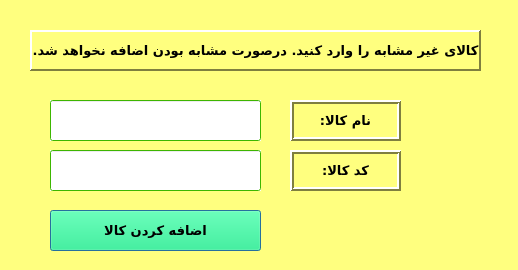
<?xml version="1.0" encoding="UTF-8"?>
<ui version="4.0">
 <class>Dialog</class>
 <widget class="QDialog" name="Dialog">
  <property name="geometry">
   <rect>
    <x>0</x>
    <y>0</y>
    <width>518</width>
    <height>270</height>
   </rect>
  </property>
  <property name="minimumSize">
   <size>
    <width>518</width>
    <height>270</height>
   </size>
  </property>
  <property name="maximumSize">
   <size>
    <width>518</width>
    <height>270</height>
   </size>
  </property>
  <property name="palette">
   <palette>
    <active>
     <colorrole role="WindowText">
      <brush brushstyle="SolidPattern">
       <color alpha="255">
        <red>0</red>
        <green>0</green>
        <blue>0</blue>
       </color>
      </brush>
     </colorrole>
     <colorrole role="Button">
      <brush brushstyle="SolidPattern">
       <color alpha="255">
        <red>255</red>
        <green>255</green>
        <blue>127</blue>
       </color>
      </brush>
     </colorrole>
     <colorrole role="Light">
      <brush brushstyle="SolidPattern">
       <color alpha="255">
        <red>255</red>
        <green>255</green>
        <blue>255</blue>
       </color>
      </brush>
     </colorrole>
     <colorrole role="Midlight">
      <brush brushstyle="SolidPattern">
       <color alpha="255">
        <red>255</red>
        <green>255</green>
        <blue>191</blue>
       </color>
      </brush>
     </colorrole>
     <colorrole role="Dark">
      <brush brushstyle="SolidPattern">
       <color alpha="255">
        <red>127</red>
        <green>127</green>
        <blue>63</blue>
       </color>
      </brush>
     </colorrole>
     <colorrole role="Mid">
      <brush brushstyle="SolidPattern">
       <color alpha="255">
        <red>170</red>
        <green>170</green>
        <blue>84</blue>
       </color>
      </brush>
     </colorrole>
     <colorrole role="Text">
      <brush brushstyle="SolidPattern">
       <color alpha="255">
        <red>0</red>
        <green>0</green>
        <blue>0</blue>
       </color>
      </brush>
     </colorrole>
     <colorrole role="BrightText">
      <brush brushstyle="SolidPattern">
       <color alpha="255">
        <red>255</red>
        <green>255</green>
        <blue>255</blue>
       </color>
      </brush>
     </colorrole>
     <colorrole role="ButtonText">
      <brush brushstyle="SolidPattern">
       <color alpha="255">
        <red>0</red>
        <green>0</green>
        <blue>0</blue>
       </color>
      </brush>
     </colorrole>
     <colorrole role="Base">
      <brush brushstyle="SolidPattern">
       <color alpha="255">
        <red>255</red>
        <green>255</green>
        <blue>255</blue>
       </color>
      </brush>
     </colorrole>
     <colorrole role="Window">
      <brush brushstyle="SolidPattern">
       <color alpha="255">
        <red>255</red>
        <green>255</green>
        <blue>127</blue>
       </color>
      </brush>
     </colorrole>
     <colorrole role="Shadow">
      <brush brushstyle="SolidPattern">
       <color alpha="255">
        <red>0</red>
        <green>0</green>
        <blue>0</blue>
       </color>
      </brush>
     </colorrole>
     <colorrole role="AlternateBase">
      <brush brushstyle="SolidPattern">
       <color alpha="255">
        <red>255</red>
        <green>255</green>
        <blue>191</blue>
       </color>
      </brush>
     </colorrole>
     <colorrole role="ToolTipBase">
      <brush brushstyle="SolidPattern">
       <color alpha="255">
        <red>255</red>
        <green>255</green>
        <blue>220</blue>
       </color>
      </brush>
     </colorrole>
     <colorrole role="ToolTipText">
      <brush brushstyle="SolidPattern">
       <color alpha="255">
        <red>0</red>
        <green>0</green>
        <blue>0</blue>
       </color>
      </brush>
     </colorrole>
    </active>
    <inactive>
     <colorrole role="WindowText">
      <brush brushstyle="SolidPattern">
       <color alpha="255">
        <red>0</red>
        <green>0</green>
        <blue>0</blue>
       </color>
      </brush>
     </colorrole>
     <colorrole role="Button">
      <brush brushstyle="SolidPattern">
       <color alpha="255">
        <red>255</red>
        <green>255</green>
        <blue>127</blue>
       </color>
      </brush>
     </colorrole>
     <colorrole role="Light">
      <brush brushstyle="SolidPattern">
       <color alpha="255">
        <red>255</red>
        <green>255</green>
        <blue>255</blue>
       </color>
      </brush>
     </colorrole>
     <colorrole role="Midlight">
      <brush brushstyle="SolidPattern">
       <color alpha="255">
        <red>255</red>
        <green>255</green>
        <blue>191</blue>
       </color>
      </brush>
     </colorrole>
     <colorrole role="Dark">
      <brush brushstyle="SolidPattern">
       <color alpha="255">
        <red>127</red>
        <green>127</green>
        <blue>63</blue>
       </color>
      </brush>
     </colorrole>
     <colorrole role="Mid">
      <brush brushstyle="SolidPattern">
       <color alpha="255">
        <red>170</red>
        <green>170</green>
        <blue>84</blue>
       </color>
      </brush>
     </colorrole>
     <colorrole role="Text">
      <brush brushstyle="SolidPattern">
       <color alpha="255">
        <red>0</red>
        <green>0</green>
        <blue>0</blue>
       </color>
      </brush>
     </colorrole>
     <colorrole role="BrightText">
      <brush brushstyle="SolidPattern">
       <color alpha="255">
        <red>255</red>
        <green>255</green>
        <blue>255</blue>
       </color>
      </brush>
     </colorrole>
     <colorrole role="ButtonText">
      <brush brushstyle="SolidPattern">
       <color alpha="255">
        <red>0</red>
        <green>0</green>
        <blue>0</blue>
       </color>
      </brush>
     </colorrole>
     <colorrole role="Base">
      <brush brushstyle="SolidPattern">
       <color alpha="255">
        <red>255</red>
        <green>255</green>
        <blue>255</blue>
       </color>
      </brush>
     </colorrole>
     <colorrole role="Window">
      <brush brushstyle="SolidPattern">
       <color alpha="255">
        <red>255</red>
        <green>255</green>
        <blue>127</blue>
       </color>
      </brush>
     </colorrole>
     <colorrole role="Shadow">
      <brush brushstyle="SolidPattern">
       <color alpha="255">
        <red>0</red>
        <green>0</green>
        <blue>0</blue>
       </color>
      </brush>
     </colorrole>
     <colorrole role="AlternateBase">
      <brush brushstyle="SolidPattern">
       <color alpha="255">
        <red>255</red>
        <green>255</green>
        <blue>191</blue>
       </color>
      </brush>
     </colorrole>
     <colorrole role="ToolTipBase">
      <brush brushstyle="SolidPattern">
       <color alpha="255">
        <red>255</red>
        <green>255</green>
        <blue>220</blue>
       </color>
      </brush>
     </colorrole>
     <colorrole role="ToolTipText">
      <brush brushstyle="SolidPattern">
       <color alpha="255">
        <red>0</red>
        <green>0</green>
        <blue>0</blue>
       </color>
      </brush>
     </colorrole>
    </inactive>
    <disabled>
     <colorrole role="WindowText">
      <brush brushstyle="SolidPattern">
       <color alpha="255">
        <red>127</red>
        <green>127</green>
        <blue>63</blue>
       </color>
      </brush>
     </colorrole>
     <colorrole role="Button">
      <brush brushstyle="SolidPattern">
       <color alpha="255">
        <red>255</red>
        <green>255</green>
        <blue>127</blue>
       </color>
      </brush>
     </colorrole>
     <colorrole role="Light">
      <brush brushstyle="SolidPattern">
       <color alpha="255">
        <red>255</red>
        <green>255</green>
        <blue>255</blue>
       </color>
      </brush>
     </colorrole>
     <colorrole role="Midlight">
      <brush brushstyle="SolidPattern">
       <color alpha="255">
        <red>255</red>
        <green>255</green>
        <blue>191</blue>
       </color>
      </brush>
     </colorrole>
     <colorrole role="Dark">
      <brush brushstyle="SolidPattern">
       <color alpha="255">
        <red>127</red>
        <green>127</green>
        <blue>63</blue>
       </color>
      </brush>
     </colorrole>
     <colorrole role="Mid">
      <brush brushstyle="SolidPattern">
       <color alpha="255">
        <red>170</red>
        <green>170</green>
        <blue>84</blue>
       </color>
      </brush>
     </colorrole>
     <colorrole role="Text">
      <brush brushstyle="SolidPattern">
       <color alpha="255">
        <red>127</red>
        <green>127</green>
        <blue>63</blue>
       </color>
      </brush>
     </colorrole>
     <colorrole role="BrightText">
      <brush brushstyle="SolidPattern">
       <color alpha="255">
        <red>255</red>
        <green>255</green>
        <blue>255</blue>
       </color>
      </brush>
     </colorrole>
     <colorrole role="ButtonText">
      <brush brushstyle="SolidPattern">
       <color alpha="255">
        <red>127</red>
        <green>127</green>
        <blue>63</blue>
       </color>
      </brush>
     </colorrole>
     <colorrole role="Base">
      <brush brushstyle="SolidPattern">
       <color alpha="255">
        <red>255</red>
        <green>255</green>
        <blue>127</blue>
       </color>
      </brush>
     </colorrole>
     <colorrole role="Window">
      <brush brushstyle="SolidPattern">
       <color alpha="255">
        <red>255</red>
        <green>255</green>
        <blue>127</blue>
       </color>
      </brush>
     </colorrole>
     <colorrole role="Shadow">
      <brush brushstyle="SolidPattern">
       <color alpha="255">
        <red>0</red>
        <green>0</green>
        <blue>0</blue>
       </color>
      </brush>
     </colorrole>
     <colorrole role="AlternateBase">
      <brush brushstyle="SolidPattern">
       <color alpha="255">
        <red>255</red>
        <green>255</green>
        <blue>127</blue>
       </color>
      </brush>
     </colorrole>
     <colorrole role="ToolTipBase">
      <brush brushstyle="SolidPattern">
       <color alpha="255">
        <red>255</red>
        <green>255</green>
        <blue>220</blue>
       </color>
      </brush>
     </colorrole>
     <colorrole role="ToolTipText">
      <brush brushstyle="SolidPattern">
       <color alpha="255">
        <red>0</red>
        <green>0</green>
        <blue>0</blue>
       </color>
      </brush>
     </colorrole>
    </disabled>
   </palette>
  </property>
  <property name="windowTitle">
   <string>محصول جدید</string>
  </property>
  <widget class="QLabel" name="label">
   <property name="geometry">
    <rect>
     <x>30</x>
     <y>30</y>
     <width>451</width>
     <height>41</height>
    </rect>
   </property>
   <property name="font">
    <font>
     <family>B Traffic</family>
     <pointsize>10</pointsize>
     <weight>75</weight>
     <bold>true</bold>
    </font>
   </property>
   <property name="frameShape">
    <enum>QFrame::Panel</enum>
   </property>
   <property name="frameShadow">
    <enum>QFrame::Raised</enum>
   </property>
   <property name="lineWidth">
    <number>2</number>
   </property>
   <property name="text">
    <string>کالای غیر مشابه را وارد کنید. درصورت مشابه بودن اضافه نخواهد شد.</string>
   </property>
   <property name="alignment">
    <set>Qt::AlignCenter</set>
   </property>
  </widget>
  <widget class="QLineEdit" name="lineEdit">
   <property name="geometry">
    <rect>
     <x>50</x>
     <y>100</y>
     <width>211</width>
     <height>41</height>
    </rect>
   </property>
   <property name="palette">
    <palette>
     <active>
      <colorrole role="WindowText">
       <brush brushstyle="SolidPattern">
        <color alpha="255">
         <red>0</red>
         <green>0</green>
         <blue>0</blue>
        </color>
       </brush>
      </colorrole>
      <colorrole role="Button">
       <brush brushstyle="SolidPattern">
        <color alpha="255">
         <red>85</red>
         <green>255</green>
         <blue>0</blue>
        </color>
       </brush>
      </colorrole>
      <colorrole role="Light">
       <brush brushstyle="SolidPattern">
        <color alpha="255">
         <red>170</red>
         <green>255</green>
         <blue>127</blue>
        </color>
       </brush>
      </colorrole>
      <colorrole role="Midlight">
       <brush brushstyle="SolidPattern">
        <color alpha="255">
         <red>127</red>
         <green>255</green>
         <blue>63</blue>
        </color>
       </brush>
      </colorrole>
      <colorrole role="Dark">
       <brush brushstyle="SolidPattern">
        <color alpha="255">
         <red>42</red>
         <green>127</green>
         <blue>0</blue>
        </color>
       </brush>
      </colorrole>
      <colorrole role="Mid">
       <brush brushstyle="SolidPattern">
        <color alpha="255">
         <red>56</red>
         <green>170</green>
         <blue>0</blue>
        </color>
       </brush>
      </colorrole>
      <colorrole role="Text">
       <brush brushstyle="SolidPattern">
        <color alpha="255">
         <red>0</red>
         <green>0</green>
         <blue>0</blue>
        </color>
       </brush>
      </colorrole>
      <colorrole role="BrightText">
       <brush brushstyle="SolidPattern">
        <color alpha="255">
         <red>255</red>
         <green>255</green>
         <blue>255</blue>
        </color>
       </brush>
      </colorrole>
      <colorrole role="ButtonText">
       <brush brushstyle="SolidPattern">
        <color alpha="255">
         <red>0</red>
         <green>0</green>
         <blue>0</blue>
        </color>
       </brush>
      </colorrole>
      <colorrole role="Base">
       <brush brushstyle="SolidPattern">
        <color alpha="255">
         <red>255</red>
         <green>255</green>
         <blue>255</blue>
        </color>
       </brush>
      </colorrole>
      <colorrole role="Window">
       <brush brushstyle="SolidPattern">
        <color alpha="255">
         <red>85</red>
         <green>255</green>
         <blue>0</blue>
        </color>
       </brush>
      </colorrole>
      <colorrole role="Shadow">
       <brush brushstyle="SolidPattern">
        <color alpha="255">
         <red>0</red>
         <green>0</green>
         <blue>0</blue>
        </color>
       </brush>
      </colorrole>
      <colorrole role="AlternateBase">
       <brush brushstyle="SolidPattern">
        <color alpha="255">
         <red>170</red>
         <green>255</green>
         <blue>127</blue>
        </color>
       </brush>
      </colorrole>
      <colorrole role="ToolTipBase">
       <brush brushstyle="SolidPattern">
        <color alpha="255">
         <red>255</red>
         <green>255</green>
         <blue>220</blue>
        </color>
       </brush>
      </colorrole>
      <colorrole role="ToolTipText">
       <brush brushstyle="SolidPattern">
        <color alpha="255">
         <red>0</red>
         <green>0</green>
         <blue>0</blue>
        </color>
       </brush>
      </colorrole>
     </active>
     <inactive>
      <colorrole role="WindowText">
       <brush brushstyle="SolidPattern">
        <color alpha="255">
         <red>0</red>
         <green>0</green>
         <blue>0</blue>
        </color>
       </brush>
      </colorrole>
      <colorrole role="Button">
       <brush brushstyle="SolidPattern">
        <color alpha="255">
         <red>85</red>
         <green>255</green>
         <blue>0</blue>
        </color>
       </brush>
      </colorrole>
      <colorrole role="Light">
       <brush brushstyle="SolidPattern">
        <color alpha="255">
         <red>170</red>
         <green>255</green>
         <blue>127</blue>
        </color>
       </brush>
      </colorrole>
      <colorrole role="Midlight">
       <brush brushstyle="SolidPattern">
        <color alpha="255">
         <red>127</red>
         <green>255</green>
         <blue>63</blue>
        </color>
       </brush>
      </colorrole>
      <colorrole role="Dark">
       <brush brushstyle="SolidPattern">
        <color alpha="255">
         <red>42</red>
         <green>127</green>
         <blue>0</blue>
        </color>
       </brush>
      </colorrole>
      <colorrole role="Mid">
       <brush brushstyle="SolidPattern">
        <color alpha="255">
         <red>56</red>
         <green>170</green>
         <blue>0</blue>
        </color>
       </brush>
      </colorrole>
      <colorrole role="Text">
       <brush brushstyle="SolidPattern">
        <color alpha="255">
         <red>0</red>
         <green>0</green>
         <blue>0</blue>
        </color>
       </brush>
      </colorrole>
      <colorrole role="BrightText">
       <brush brushstyle="SolidPattern">
        <color alpha="255">
         <red>255</red>
         <green>255</green>
         <blue>255</blue>
        </color>
       </brush>
      </colorrole>
      <colorrole role="ButtonText">
       <brush brushstyle="SolidPattern">
        <color alpha="255">
         <red>0</red>
         <green>0</green>
         <blue>0</blue>
        </color>
       </brush>
      </colorrole>
      <colorrole role="Base">
       <brush brushstyle="SolidPattern">
        <color alpha="255">
         <red>255</red>
         <green>255</green>
         <blue>255</blue>
        </color>
       </brush>
      </colorrole>
      <colorrole role="Window">
       <brush brushstyle="SolidPattern">
        <color alpha="255">
         <red>85</red>
         <green>255</green>
         <blue>0</blue>
        </color>
       </brush>
      </colorrole>
      <colorrole role="Shadow">
       <brush brushstyle="SolidPattern">
        <color alpha="255">
         <red>0</red>
         <green>0</green>
         <blue>0</blue>
        </color>
       </brush>
      </colorrole>
      <colorrole role="AlternateBase">
       <brush brushstyle="SolidPattern">
        <color alpha="255">
         <red>170</red>
         <green>255</green>
         <blue>127</blue>
        </color>
       </brush>
      </colorrole>
      <colorrole role="ToolTipBase">
       <brush brushstyle="SolidPattern">
        <color alpha="255">
         <red>255</red>
         <green>255</green>
         <blue>220</blue>
        </color>
       </brush>
      </colorrole>
      <colorrole role="ToolTipText">
       <brush brushstyle="SolidPattern">
        <color alpha="255">
         <red>0</red>
         <green>0</green>
         <blue>0</blue>
        </color>
       </brush>
      </colorrole>
     </inactive>
     <disabled>
      <colorrole role="WindowText">
       <brush brushstyle="SolidPattern">
        <color alpha="255">
         <red>42</red>
         <green>127</green>
         <blue>0</blue>
        </color>
       </brush>
      </colorrole>
      <colorrole role="Button">
       <brush brushstyle="SolidPattern">
        <color alpha="255">
         <red>85</red>
         <green>255</green>
         <blue>0</blue>
        </color>
       </brush>
      </colorrole>
      <colorrole role="Light">
       <brush brushstyle="SolidPattern">
        <color alpha="255">
         <red>170</red>
         <green>255</green>
         <blue>127</blue>
        </color>
       </brush>
      </colorrole>
      <colorrole role="Midlight">
       <brush brushstyle="SolidPattern">
        <color alpha="255">
         <red>127</red>
         <green>255</green>
         <blue>63</blue>
        </color>
       </brush>
      </colorrole>
      <colorrole role="Dark">
       <brush brushstyle="SolidPattern">
        <color alpha="255">
         <red>42</red>
         <green>127</green>
         <blue>0</blue>
        </color>
       </brush>
      </colorrole>
      <colorrole role="Mid">
       <brush brushstyle="SolidPattern">
        <color alpha="255">
         <red>56</red>
         <green>170</green>
         <blue>0</blue>
        </color>
       </brush>
      </colorrole>
      <colorrole role="Text">
       <brush brushstyle="SolidPattern">
        <color alpha="255">
         <red>42</red>
         <green>127</green>
         <blue>0</blue>
        </color>
       </brush>
      </colorrole>
      <colorrole role="BrightText">
       <brush brushstyle="SolidPattern">
        <color alpha="255">
         <red>255</red>
         <green>255</green>
         <blue>255</blue>
        </color>
       </brush>
      </colorrole>
      <colorrole role="ButtonText">
       <brush brushstyle="SolidPattern">
        <color alpha="255">
         <red>42</red>
         <green>127</green>
         <blue>0</blue>
        </color>
       </brush>
      </colorrole>
      <colorrole role="Base">
       <brush brushstyle="SolidPattern">
        <color alpha="255">
         <red>85</red>
         <green>255</green>
         <blue>0</blue>
        </color>
       </brush>
      </colorrole>
      <colorrole role="Window">
       <brush brushstyle="SolidPattern">
        <color alpha="255">
         <red>85</red>
         <green>255</green>
         <blue>0</blue>
        </color>
       </brush>
      </colorrole>
      <colorrole role="Shadow">
       <brush brushstyle="SolidPattern">
        <color alpha="255">
         <red>0</red>
         <green>0</green>
         <blue>0</blue>
        </color>
       </brush>
      </colorrole>
      <colorrole role="AlternateBase">
       <brush brushstyle="SolidPattern">
        <color alpha="255">
         <red>85</red>
         <green>255</green>
         <blue>0</blue>
        </color>
       </brush>
      </colorrole>
      <colorrole role="ToolTipBase">
       <brush brushstyle="SolidPattern">
        <color alpha="255">
         <red>255</red>
         <green>255</green>
         <blue>220</blue>
        </color>
       </brush>
      </colorrole>
      <colorrole role="ToolTipText">
       <brush brushstyle="SolidPattern">
        <color alpha="255">
         <red>0</red>
         <green>0</green>
         <blue>0</blue>
        </color>
       </brush>
      </colorrole>
     </disabled>
    </palette>
   </property>
   <property name="font">
    <font>
     <family>B Traffic</family>
     <pointsize>10</pointsize>
    </font>
   </property>
   <property name="layoutDirection">
    <enum>Qt::RightToLeft</enum>
   </property>
   <property name="autoFillBackground">
    <bool>true</bool>
   </property>
  </widget>
  <widget class="QLineEdit" name="lineEdit_2">
   <property name="geometry">
    <rect>
     <x>50</x>
     <y>150</y>
     <width>211</width>
     <height>41</height>
    </rect>
   </property>
   <property name="palette">
    <palette>
     <active>
      <colorrole role="WindowText">
       <brush brushstyle="SolidPattern">
        <color alpha="255">
         <red>0</red>
         <green>0</green>
         <blue>0</blue>
        </color>
       </brush>
      </colorrole>
      <colorrole role="Button">
       <brush brushstyle="SolidPattern">
        <color alpha="255">
         <red>85</red>
         <green>255</green>
         <blue>0</blue>
        </color>
       </brush>
      </colorrole>
      <colorrole role="Light">
       <brush brushstyle="SolidPattern">
        <color alpha="255">
         <red>170</red>
         <green>255</green>
         <blue>127</blue>
        </color>
       </brush>
      </colorrole>
      <colorrole role="Midlight">
       <brush brushstyle="SolidPattern">
        <color alpha="255">
         <red>127</red>
         <green>255</green>
         <blue>63</blue>
        </color>
       </brush>
      </colorrole>
      <colorrole role="Dark">
       <brush brushstyle="SolidPattern">
        <color alpha="255">
         <red>42</red>
         <green>127</green>
         <blue>0</blue>
        </color>
       </brush>
      </colorrole>
      <colorrole role="Mid">
       <brush brushstyle="SolidPattern">
        <color alpha="255">
         <red>56</red>
         <green>170</green>
         <blue>0</blue>
        </color>
       </brush>
      </colorrole>
      <colorrole role="Text">
       <brush brushstyle="SolidPattern">
        <color alpha="255">
         <red>0</red>
         <green>0</green>
         <blue>0</blue>
        </color>
       </brush>
      </colorrole>
      <colorrole role="BrightText">
       <brush brushstyle="SolidPattern">
        <color alpha="255">
         <red>255</red>
         <green>255</green>
         <blue>255</blue>
        </color>
       </brush>
      </colorrole>
      <colorrole role="ButtonText">
       <brush brushstyle="SolidPattern">
        <color alpha="255">
         <red>0</red>
         <green>0</green>
         <blue>0</blue>
        </color>
       </brush>
      </colorrole>
      <colorrole role="Base">
       <brush brushstyle="SolidPattern">
        <color alpha="255">
         <red>255</red>
         <green>255</green>
         <blue>255</blue>
        </color>
       </brush>
      </colorrole>
      <colorrole role="Window">
       <brush brushstyle="SolidPattern">
        <color alpha="255">
         <red>85</red>
         <green>255</green>
         <blue>0</blue>
        </color>
       </brush>
      </colorrole>
      <colorrole role="Shadow">
       <brush brushstyle="SolidPattern">
        <color alpha="255">
         <red>0</red>
         <green>0</green>
         <blue>0</blue>
        </color>
       </brush>
      </colorrole>
      <colorrole role="AlternateBase">
       <brush brushstyle="SolidPattern">
        <color alpha="255">
         <red>170</red>
         <green>255</green>
         <blue>127</blue>
        </color>
       </brush>
      </colorrole>
      <colorrole role="ToolTipBase">
       <brush brushstyle="SolidPattern">
        <color alpha="255">
         <red>255</red>
         <green>255</green>
         <blue>220</blue>
        </color>
       </brush>
      </colorrole>
      <colorrole role="ToolTipText">
       <brush brushstyle="SolidPattern">
        <color alpha="255">
         <red>0</red>
         <green>0</green>
         <blue>0</blue>
        </color>
       </brush>
      </colorrole>
     </active>
     <inactive>
      <colorrole role="WindowText">
       <brush brushstyle="SolidPattern">
        <color alpha="255">
         <red>0</red>
         <green>0</green>
         <blue>0</blue>
        </color>
       </brush>
      </colorrole>
      <colorrole role="Button">
       <brush brushstyle="SolidPattern">
        <color alpha="255">
         <red>85</red>
         <green>255</green>
         <blue>0</blue>
        </color>
       </brush>
      </colorrole>
      <colorrole role="Light">
       <brush brushstyle="SolidPattern">
        <color alpha="255">
         <red>170</red>
         <green>255</green>
         <blue>127</blue>
        </color>
       </brush>
      </colorrole>
      <colorrole role="Midlight">
       <brush brushstyle="SolidPattern">
        <color alpha="255">
         <red>127</red>
         <green>255</green>
         <blue>63</blue>
        </color>
       </brush>
      </colorrole>
      <colorrole role="Dark">
       <brush brushstyle="SolidPattern">
        <color alpha="255">
         <red>42</red>
         <green>127</green>
         <blue>0</blue>
        </color>
       </brush>
      </colorrole>
      <colorrole role="Mid">
       <brush brushstyle="SolidPattern">
        <color alpha="255">
         <red>56</red>
         <green>170</green>
         <blue>0</blue>
        </color>
       </brush>
      </colorrole>
      <colorrole role="Text">
       <brush brushstyle="SolidPattern">
        <color alpha="255">
         <red>0</red>
         <green>0</green>
         <blue>0</blue>
        </color>
       </brush>
      </colorrole>
      <colorrole role="BrightText">
       <brush brushstyle="SolidPattern">
        <color alpha="255">
         <red>255</red>
         <green>255</green>
         <blue>255</blue>
        </color>
       </brush>
      </colorrole>
      <colorrole role="ButtonText">
       <brush brushstyle="SolidPattern">
        <color alpha="255">
         <red>0</red>
         <green>0</green>
         <blue>0</blue>
        </color>
       </brush>
      </colorrole>
      <colorrole role="Base">
       <brush brushstyle="SolidPattern">
        <color alpha="255">
         <red>255</red>
         <green>255</green>
         <blue>255</blue>
        </color>
       </brush>
      </colorrole>
      <colorrole role="Window">
       <brush brushstyle="SolidPattern">
        <color alpha="255">
         <red>85</red>
         <green>255</green>
         <blue>0</blue>
        </color>
       </brush>
      </colorrole>
      <colorrole role="Shadow">
       <brush brushstyle="SolidPattern">
        <color alpha="255">
         <red>0</red>
         <green>0</green>
         <blue>0</blue>
        </color>
       </brush>
      </colorrole>
      <colorrole role="AlternateBase">
       <brush brushstyle="SolidPattern">
        <color alpha="255">
         <red>170</red>
         <green>255</green>
         <blue>127</blue>
        </color>
       </brush>
      </colorrole>
      <colorrole role="ToolTipBase">
       <brush brushstyle="SolidPattern">
        <color alpha="255">
         <red>255</red>
         <green>255</green>
         <blue>220</blue>
        </color>
       </brush>
      </colorrole>
      <colorrole role="ToolTipText">
       <brush brushstyle="SolidPattern">
        <color alpha="255">
         <red>0</red>
         <green>0</green>
         <blue>0</blue>
        </color>
       </brush>
      </colorrole>
     </inactive>
     <disabled>
      <colorrole role="WindowText">
       <brush brushstyle="SolidPattern">
        <color alpha="255">
         <red>42</red>
         <green>127</green>
         <blue>0</blue>
        </color>
       </brush>
      </colorrole>
      <colorrole role="Button">
       <brush brushstyle="SolidPattern">
        <color alpha="255">
         <red>85</red>
         <green>255</green>
         <blue>0</blue>
        </color>
       </brush>
      </colorrole>
      <colorrole role="Light">
       <brush brushstyle="SolidPattern">
        <color alpha="255">
         <red>170</red>
         <green>255</green>
         <blue>127</blue>
        </color>
       </brush>
      </colorrole>
      <colorrole role="Midlight">
       <brush brushstyle="SolidPattern">
        <color alpha="255">
         <red>127</red>
         <green>255</green>
         <blue>63</blue>
        </color>
       </brush>
      </colorrole>
      <colorrole role="Dark">
       <brush brushstyle="SolidPattern">
        <color alpha="255">
         <red>42</red>
         <green>127</green>
         <blue>0</blue>
        </color>
       </brush>
      </colorrole>
      <colorrole role="Mid">
       <brush brushstyle="SolidPattern">
        <color alpha="255">
         <red>56</red>
         <green>170</green>
         <blue>0</blue>
        </color>
       </brush>
      </colorrole>
      <colorrole role="Text">
       <brush brushstyle="SolidPattern">
        <color alpha="255">
         <red>42</red>
         <green>127</green>
         <blue>0</blue>
        </color>
       </brush>
      </colorrole>
      <colorrole role="BrightText">
       <brush brushstyle="SolidPattern">
        <color alpha="255">
         <red>255</red>
         <green>255</green>
         <blue>255</blue>
        </color>
       </brush>
      </colorrole>
      <colorrole role="ButtonText">
       <brush brushstyle="SolidPattern">
        <color alpha="255">
         <red>42</red>
         <green>127</green>
         <blue>0</blue>
        </color>
       </brush>
      </colorrole>
      <colorrole role="Base">
       <brush brushstyle="SolidPattern">
        <color alpha="255">
         <red>85</red>
         <green>255</green>
         <blue>0</blue>
        </color>
       </brush>
      </colorrole>
      <colorrole role="Window">
       <brush brushstyle="SolidPattern">
        <color alpha="255">
         <red>85</red>
         <green>255</green>
         <blue>0</blue>
        </color>
       </brush>
      </colorrole>
      <colorrole role="Shadow">
       <brush brushstyle="SolidPattern">
        <color alpha="255">
         <red>0</red>
         <green>0</green>
         <blue>0</blue>
        </color>
       </brush>
      </colorrole>
      <colorrole role="AlternateBase">
       <brush brushstyle="SolidPattern">
        <color alpha="255">
         <red>85</red>
         <green>255</green>
         <blue>0</blue>
        </color>
       </brush>
      </colorrole>
      <colorrole role="ToolTipBase">
       <brush brushstyle="SolidPattern">
        <color alpha="255">
         <red>255</red>
         <green>255</green>
         <blue>220</blue>
        </color>
       </brush>
      </colorrole>
      <colorrole role="ToolTipText">
       <brush brushstyle="SolidPattern">
        <color alpha="255">
         <red>0</red>
         <green>0</green>
         <blue>0</blue>
        </color>
       </brush>
      </colorrole>
     </disabled>
    </palette>
   </property>
   <property name="font">
    <font>
     <family>B Traffic</family>
     <pointsize>10</pointsize>
    </font>
   </property>
   <property name="layoutDirection">
    <enum>Qt::RightToLeft</enum>
   </property>
   <property name="autoFillBackground">
    <bool>true</bool>
   </property>
  </widget>
  <widget class="QLabel" name="label_2">
   <property name="geometry">
    <rect>
     <x>290</x>
     <y>100</y>
     <width>111</width>
     <height>41</height>
    </rect>
   </property>
   <property name="font">
    <font>
     <family>B Traffic</family>
     <pointsize>10</pointsize>
     <weight>75</weight>
     <bold>true</bold>
    </font>
   </property>
   <property name="frameShape">
    <enum>QFrame::Box</enum>
   </property>
   <property name="frameShadow">
    <enum>QFrame::Raised</enum>
   </property>
   <property name="lineWidth">
    <number>2</number>
   </property>
   <property name="text">
    <string>نام کالا:</string>
   </property>
   <property name="alignment">
    <set>Qt::AlignCenter</set>
   </property>
  </widget>
  <widget class="QLabel" name="label_3">
   <property name="geometry">
    <rect>
     <x>290</x>
     <y>150</y>
     <width>111</width>
     <height>41</height>
    </rect>
   </property>
   <property name="font">
    <font>
     <family>B Traffic</family>
     <pointsize>10</pointsize>
     <weight>75</weight>
     <bold>true</bold>
    </font>
   </property>
   <property name="frameShape">
    <enum>QFrame::Box</enum>
   </property>
   <property name="frameShadow">
    <enum>QFrame::Raised</enum>
   </property>
   <property name="lineWidth">
    <number>2</number>
   </property>
   <property name="text">
    <string>کد کالا:</string>
   </property>
   <property name="alignment">
    <set>Qt::AlignCenter</set>
   </property>
  </widget>
  <widget class="QPushButton" name="pushButton">
   <property name="geometry">
    <rect>
     <x>50</x>
     <y>210</y>
     <width>211</width>
     <height>41</height>
    </rect>
   </property>
   <property name="palette">
    <palette>
     <active>
      <colorrole role="WindowText">
       <brush brushstyle="SolidPattern">
        <color alpha="255">
         <red>0</red>
         <green>0</green>
         <blue>0</blue>
        </color>
       </brush>
      </colorrole>
      <colorrole role="Button">
       <brush brushstyle="SolidPattern">
        <color alpha="255">
         <red>0</red>
         <green>255</green>
         <blue>127</blue>
        </color>
       </brush>
      </colorrole>
      <colorrole role="Light">
       <brush brushstyle="SolidPattern">
        <color alpha="255">
         <red>127</red>
         <green>255</green>
         <blue>191</blue>
        </color>
       </brush>
      </colorrole>
      <colorrole role="Midlight">
       <brush brushstyle="SolidPattern">
        <color alpha="255">
         <red>63</red>
         <green>255</green>
         <blue>159</blue>
        </color>
       </brush>
      </colorrole>
      <colorrole role="Dark">
       <brush brushstyle="SolidPattern">
        <color alpha="255">
         <red>0</red>
         <green>127</green>
         <blue>63</blue>
        </color>
       </brush>
      </colorrole>
      <colorrole role="Mid">
       <brush brushstyle="SolidPattern">
        <color alpha="255">
         <red>0</red>
         <green>170</green>
         <blue>84</blue>
        </color>
       </brush>
      </colorrole>
      <colorrole role="Text">
       <brush brushstyle="SolidPattern">
        <color alpha="255">
         <red>0</red>
         <green>0</green>
         <blue>0</blue>
        </color>
       </brush>
      </colorrole>
      <colorrole role="BrightText">
       <brush brushstyle="SolidPattern">
        <color alpha="255">
         <red>255</red>
         <green>255</green>
         <blue>255</blue>
        </color>
       </brush>
      </colorrole>
      <colorrole role="ButtonText">
       <brush brushstyle="SolidPattern">
        <color alpha="255">
         <red>0</red>
         <green>0</green>
         <blue>0</blue>
        </color>
       </brush>
      </colorrole>
      <colorrole role="Base">
       <brush brushstyle="SolidPattern">
        <color alpha="255">
         <red>255</red>
         <green>255</green>
         <blue>255</blue>
        </color>
       </brush>
      </colorrole>
      <colorrole role="Window">
       <brush brushstyle="SolidPattern">
        <color alpha="255">
         <red>0</red>
         <green>255</green>
         <blue>127</blue>
        </color>
       </brush>
      </colorrole>
      <colorrole role="Shadow">
       <brush brushstyle="SolidPattern">
        <color alpha="255">
         <red>0</red>
         <green>0</green>
         <blue>0</blue>
        </color>
       </brush>
      </colorrole>
      <colorrole role="AlternateBase">
       <brush brushstyle="SolidPattern">
        <color alpha="255">
         <red>127</red>
         <green>255</green>
         <blue>191</blue>
        </color>
       </brush>
      </colorrole>
      <colorrole role="ToolTipBase">
       <brush brushstyle="SolidPattern">
        <color alpha="255">
         <red>255</red>
         <green>255</green>
         <blue>220</blue>
        </color>
       </brush>
      </colorrole>
      <colorrole role="ToolTipText">
       <brush brushstyle="SolidPattern">
        <color alpha="255">
         <red>0</red>
         <green>0</green>
         <blue>0</blue>
        </color>
       </brush>
      </colorrole>
     </active>
     <inactive>
      <colorrole role="WindowText">
       <brush brushstyle="SolidPattern">
        <color alpha="255">
         <red>0</red>
         <green>0</green>
         <blue>0</blue>
        </color>
       </brush>
      </colorrole>
      <colorrole role="Button">
       <brush brushstyle="SolidPattern">
        <color alpha="255">
         <red>0</red>
         <green>255</green>
         <blue>127</blue>
        </color>
       </brush>
      </colorrole>
      <colorrole role="Light">
       <brush brushstyle="SolidPattern">
        <color alpha="255">
         <red>127</red>
         <green>255</green>
         <blue>191</blue>
        </color>
       </brush>
      </colorrole>
      <colorrole role="Midlight">
       <brush brushstyle="SolidPattern">
        <color alpha="255">
         <red>63</red>
         <green>255</green>
         <blue>159</blue>
        </color>
       </brush>
      </colorrole>
      <colorrole role="Dark">
       <brush brushstyle="SolidPattern">
        <color alpha="255">
         <red>0</red>
         <green>127</green>
         <blue>63</blue>
        </color>
       </brush>
      </colorrole>
      <colorrole role="Mid">
       <brush brushstyle="SolidPattern">
        <color alpha="255">
         <red>0</red>
         <green>170</green>
         <blue>84</blue>
        </color>
       </brush>
      </colorrole>
      <colorrole role="Text">
       <brush brushstyle="SolidPattern">
        <color alpha="255">
         <red>0</red>
         <green>0</green>
         <blue>0</blue>
        </color>
       </brush>
      </colorrole>
      <colorrole role="BrightText">
       <brush brushstyle="SolidPattern">
        <color alpha="255">
         <red>255</red>
         <green>255</green>
         <blue>255</blue>
        </color>
       </brush>
      </colorrole>
      <colorrole role="ButtonText">
       <brush brushstyle="SolidPattern">
        <color alpha="255">
         <red>0</red>
         <green>0</green>
         <blue>0</blue>
        </color>
       </brush>
      </colorrole>
      <colorrole role="Base">
       <brush brushstyle="SolidPattern">
        <color alpha="255">
         <red>255</red>
         <green>255</green>
         <blue>255</blue>
        </color>
       </brush>
      </colorrole>
      <colorrole role="Window">
       <brush brushstyle="SolidPattern">
        <color alpha="255">
         <red>0</red>
         <green>255</green>
         <blue>127</blue>
        </color>
       </brush>
      </colorrole>
      <colorrole role="Shadow">
       <brush brushstyle="SolidPattern">
        <color alpha="255">
         <red>0</red>
         <green>0</green>
         <blue>0</blue>
        </color>
       </brush>
      </colorrole>
      <colorrole role="AlternateBase">
       <brush brushstyle="SolidPattern">
        <color alpha="255">
         <red>127</red>
         <green>255</green>
         <blue>191</blue>
        </color>
       </brush>
      </colorrole>
      <colorrole role="ToolTipBase">
       <brush brushstyle="SolidPattern">
        <color alpha="255">
         <red>255</red>
         <green>255</green>
         <blue>220</blue>
        </color>
       </brush>
      </colorrole>
      <colorrole role="ToolTipText">
       <brush brushstyle="SolidPattern">
        <color alpha="255">
         <red>0</red>
         <green>0</green>
         <blue>0</blue>
        </color>
       </brush>
      </colorrole>
     </inactive>
     <disabled>
      <colorrole role="WindowText">
       <brush brushstyle="SolidPattern">
        <color alpha="255">
         <red>0</red>
         <green>127</green>
         <blue>63</blue>
        </color>
       </brush>
      </colorrole>
      <colorrole role="Button">
       <brush brushstyle="SolidPattern">
        <color alpha="255">
         <red>0</red>
         <green>255</green>
         <blue>127</blue>
        </color>
       </brush>
      </colorrole>
      <colorrole role="Light">
       <brush brushstyle="SolidPattern">
        <color alpha="255">
         <red>127</red>
         <green>255</green>
         <blue>191</blue>
        </color>
       </brush>
      </colorrole>
      <colorrole role="Midlight">
       <brush brushstyle="SolidPattern">
        <color alpha="255">
         <red>63</red>
         <green>255</green>
         <blue>159</blue>
        </color>
       </brush>
      </colorrole>
      <colorrole role="Dark">
       <brush brushstyle="SolidPattern">
        <color alpha="255">
         <red>0</red>
         <green>127</green>
         <blue>63</blue>
        </color>
       </brush>
      </colorrole>
      <colorrole role="Mid">
       <brush brushstyle="SolidPattern">
        <color alpha="255">
         <red>0</red>
         <green>170</green>
         <blue>84</blue>
        </color>
       </brush>
      </colorrole>
      <colorrole role="Text">
       <brush brushstyle="SolidPattern">
        <color alpha="255">
         <red>0</red>
         <green>127</green>
         <blue>63</blue>
        </color>
       </brush>
      </colorrole>
      <colorrole role="BrightText">
       <brush brushstyle="SolidPattern">
        <color alpha="255">
         <red>255</red>
         <green>255</green>
         <blue>255</blue>
        </color>
       </brush>
      </colorrole>
      <colorrole role="ButtonText">
       <brush brushstyle="SolidPattern">
        <color alpha="255">
         <red>0</red>
         <green>127</green>
         <blue>63</blue>
        </color>
       </brush>
      </colorrole>
      <colorrole role="Base">
       <brush brushstyle="SolidPattern">
        <color alpha="255">
         <red>0</red>
         <green>255</green>
         <blue>127</blue>
        </color>
       </brush>
      </colorrole>
      <colorrole role="Window">
       <brush brushstyle="SolidPattern">
        <color alpha="255">
         <red>0</red>
         <green>255</green>
         <blue>127</blue>
        </color>
       </brush>
      </colorrole>
      <colorrole role="Shadow">
       <brush brushstyle="SolidPattern">
        <color alpha="255">
         <red>0</red>
         <green>0</green>
         <blue>0</blue>
        </color>
       </brush>
      </colorrole>
      <colorrole role="AlternateBase">
       <brush brushstyle="SolidPattern">
        <color alpha="255">
         <red>0</red>
         <green>255</green>
         <blue>127</blue>
        </color>
       </brush>
      </colorrole>
      <colorrole role="ToolTipBase">
       <brush brushstyle="SolidPattern">
        <color alpha="255">
         <red>255</red>
         <green>255</green>
         <blue>220</blue>
        </color>
       </brush>
      </colorrole>
      <colorrole role="ToolTipText">
       <brush brushstyle="SolidPattern">
        <color alpha="255">
         <red>0</red>
         <green>0</green>
         <blue>0</blue>
        </color>
       </brush>
      </colorrole>
     </disabled>
    </palette>
   </property>
   <property name="font">
    <font>
     <family>B Traffic</family>
     <pointsize>10</pointsize>
     <weight>75</weight>
     <bold>true</bold>
    </font>
   </property>
   <property name="cursor">
    <cursorShape>PointingHandCursor</cursorShape>
   </property>
   <property name="autoFillBackground">
    <bool>false</bool>
   </property>
   <property name="text">
    <string>اضافه کردن کالا</string>
   </property>
  </widget>
 </widget>
 <resources/>
 <connections/>
</ui>
